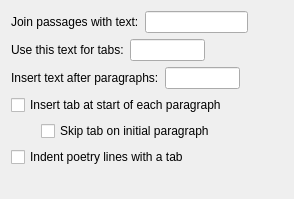
<?xml version="1.0" encoding="UTF-8"?>
<ui version="4.0">
 <class>PlainTextPlanConfigPanel</class>
 <widget class="QWidget" name="PlainTextPlanConfigPanel">
  <property name="geometry">
   <rect>
    <x>0</x>
    <y>0</y>
    <width>294</width>
    <height>199</height>
   </rect>
  </property>
  <property name="windowTitle">
   <string>Form</string>
  </property>
  <layout class="QVBoxLayout" name="verticalLayout">
   <item>
    <layout class="QHBoxLayout" name="horizontalLayout">
     <item>
      <widget class="QLabel" name="joinPassageTextLabel">
       <property name="text">
        <string>Join passages with text:</string>
       </property>
      </widget>
     </item>
     <item>
      <widget class="QLineEdit" name="joinPassageLineEdit"/>
     </item>
     <item>
      <spacer name="horizontalSpacer">
       <property name="orientation">
        <enum>Qt::Horizontal</enum>
       </property>
       <property name="sizeHint" stdset="0">
        <size>
         <width>40</width>
         <height>20</height>
        </size>
       </property>
      </spacer>
     </item>
    </layout>
   </item>
   <item>
    <layout class="QHBoxLayout" name="horizontalLayout_2">
     <item>
      <widget class="QLabel" name="tabTextLabel">
       <property name="text">
        <string>Use this text for tabs:</string>
       </property>
      </widget>
     </item>
     <item>
      <widget class="QLineEdit" name="tabTextLineEdit">
       <property name="maximumSize">
        <size>
         <width>75</width>
         <height>16777215</height>
        </size>
       </property>
      </widget>
     </item>
     <item>
      <spacer name="horizontalSpacer_2">
       <property name="orientation">
        <enum>Qt::Horizontal</enum>
       </property>
       <property name="sizeHint" stdset="0">
        <size>
         <width>40</width>
         <height>20</height>
        </size>
       </property>
      </spacer>
     </item>
    </layout>
   </item>
   <item>
    <layout class="QHBoxLayout" name="horizontalLayout_3">
     <item>
      <widget class="QLabel" name="afterParaLabel">
       <property name="text">
        <string>Insert text after paragraphs:</string>
       </property>
      </widget>
     </item>
     <item>
      <widget class="QLineEdit" name="afterParaLineEdit">
       <property name="maximumSize">
        <size>
         <width>75</width>
         <height>16777215</height>
        </size>
       </property>
      </widget>
     </item>
     <item>
      <spacer name="horizontalSpacer_3">
       <property name="orientation">
        <enum>Qt::Horizontal</enum>
       </property>
       <property name="sizeHint" stdset="0">
        <size>
         <width>40</width>
         <height>20</height>
        </size>
       </property>
      </spacer>
     </item>
    </layout>
   </item>
   <item>
    <widget class="QCheckBox" name="insertParaTabCheckBox">
     <property name="text">
      <string>Insert tab at start of each paragraph</string>
     </property>
    </widget>
   </item>
   <item>
    <layout class="QHBoxLayout" name="horizontalLayout_4">
     <property name="leftMargin">
      <number>30</number>
     </property>
     <item>
      <widget class="QCheckBox" name="skipInitialParaCheckBox">
       <property name="text">
        <string>Skip tab on initial paragraph</string>
       </property>
      </widget>
     </item>
    </layout>
   </item>
   <item>
    <widget class="QCheckBox" name="usePoetryTabsCheckBox">
     <property name="text">
      <string>Indent poetry lines with a tab</string>
     </property>
    </widget>
   </item>
   <item>
    <spacer name="verticalSpacer">
     <property name="orientation">
      <enum>Qt::Vertical</enum>
     </property>
     <property name="sizeHint" stdset="0">
      <size>
       <width>20</width>
       <height>40</height>
      </size>
     </property>
    </spacer>
   </item>
  </layout>
 </widget>
 <resources/>
 <connections/>
</ui>
